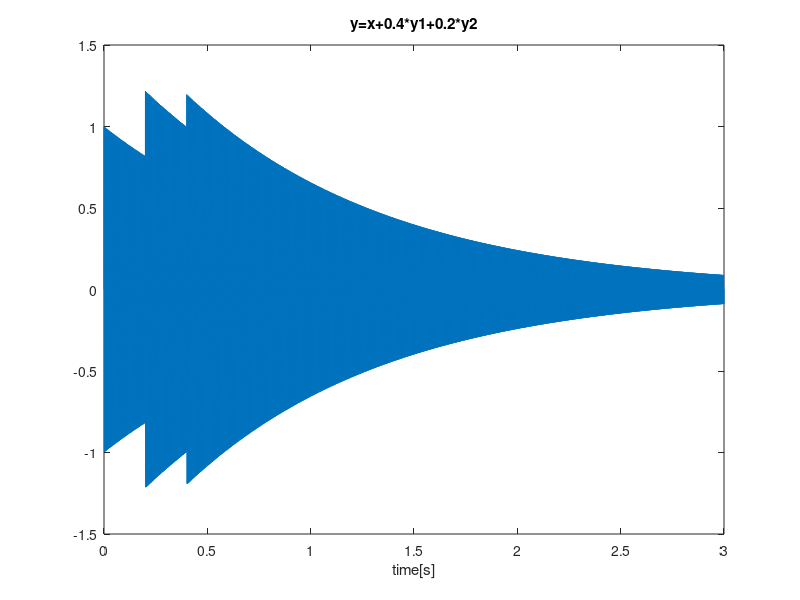

Recreate this plot in MATLAB.
%% Effect of multipath
A = 1;
f = 400;
Fs = 11025;         % Sampling frequency, 11,025Hz
Ts = 1/Fs;           % Sampling interval
t = 0:Ts:3;         % Time 
x = exp(-t).*sin(2*pi*f.*t);
N = length(t);

%% Signal delays
%This is the (t-0.2) portion.
delay = 0.2*Fs;             
delay2 = 0.4*Fs;
intdelay = round(0.2*Fs);       % integer delay, based on sampling frequency.
intdelay2 = round(0.4*Fs);      % second integer delay.   
y1 = [zeros(1, intdelay) x(1:N-intdelay)];      % Delayed signal
y2 = [zeros(1, intdelay2) x(1:N-intdelay2)];    % Delayed signal

%% Signal and plot
y = x + 0.4*y1 + 0.2*y2;  
% plot the function
plot(t,y),title('y=x+0.4*y1+0.2*y2'),xlabel('time[s]')
% and listen the result
sound(y,Fs);